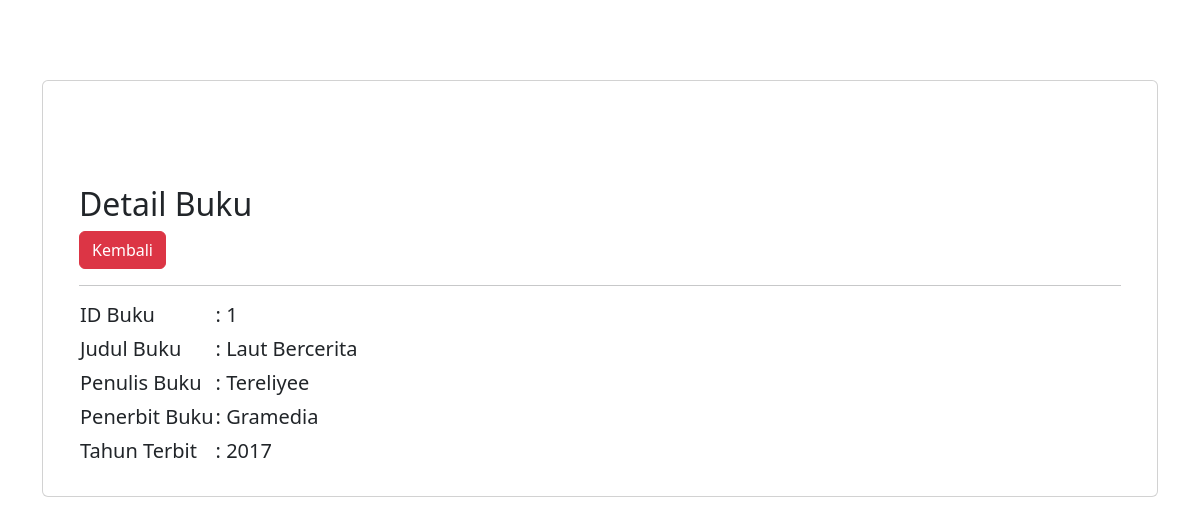
The page /admin/data/detail_buku.php?idbuku=1 on the database its author committed.
### tables this page shows
CREATE TABLE `buku` (
  `IDbuku` int(11) NOT NULL,
  `judul` varchar(255) NOT NULL,
  `penulis` varchar(255) NOT NULL,
  `penerbit` varchar(255) NOT NULL,
  `tahunterbit` int(11) NOT NULL,
  `buku` varchar(255) NOT NULL,
  `foto` varchar(255) NOT NULL
);

### admin/data/detail_buku.php (the view, shortened to what this page needs)
<!doctype html>
<html lang="en">
  <head>
    <link rel="stylesheet" href="../../asset/css/bootstrap.css">
  </head>
  <body>
    <div class="container" style="margin-top: 5rem;">
        <div class="card">
            <div class="row m-4">
                <?php
                    include '../../koneksi/koneksi.php';
                    if (isset($_GET['idbuku'])) {
                      $idbuku = $_GET['idbuku'];
                    }else {
                        die ("Error, Data Tidak Ditemukan");
                    }
                    $query = mysqli_query($conn, "SELECT * FROM buku WHERE idbuku='$idbuku' ");
                    $result = mysqli_fetch_array($query);
                ?>
                <div class="col" style="margin-top: 5rem;">
                <h2>Detail Buku</h2>
                <a href="../buku.php" class="btn btn-danger">Kembali</a><hr>
                    <table>
                        <tr>
                            <td><h5>ID Buku</h5></td>
                            <td><h5>: <?php echo $result['IDbuku'];?></h5></td>
                        </tr>
                        <tr>
                            <td><h5>Judul Buku</h5></td>
                            <td><h5>: <?php echo $result['judul'];?></h5></td>
                        </tr>
                        <tr>
                            <td><h5>Penulis Buku</h5></td>
                            <td><h5>: <?php echo $result['penulis'];?></h5></td>
                        </tr>
                        <tr>
                            <td><h5>Penerbit Buku</h5></td>
                            <td><h5>: <?php echo $result['penerbit'];?></h5></td>
                        </tr>
                        <tr>
                            <td><h5>Tahun Terbit</h5></td>
                            <td><h5>: <?php echo $result['tahunterbit'];?></h5></td>
                        </tr>
                    </table>
                </div>
            </div>
        </div>
    </div>
     </body>
</html>

### rows shown on the page
buku: IDbuku "1", judul "Laut Bercerita", penulis "Tereliyee", penerbit "Gramedia", tahunterbit "2017"
